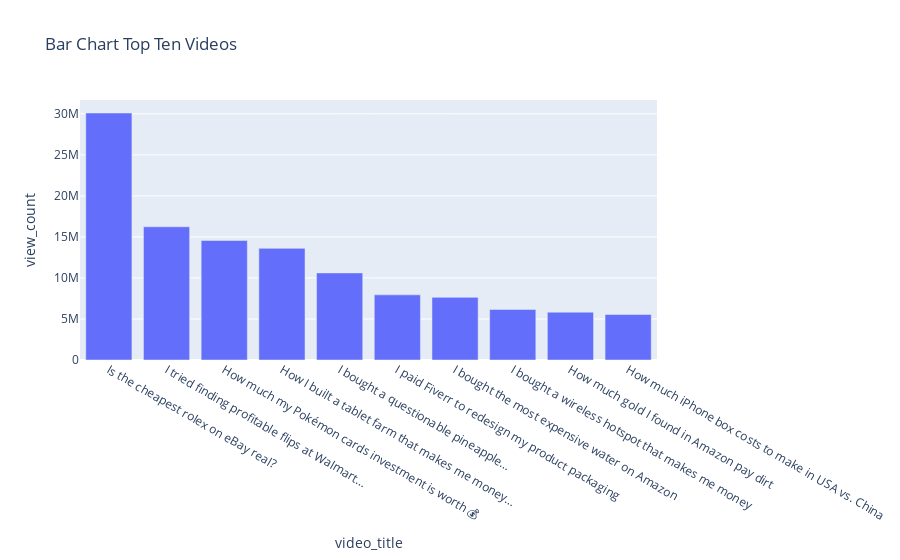

The notebook cell this image was saved under:
### Code cell
init_notebook_mode(connected = True)
fig = px.bar(top_ten_videos, x='video_title', y='view_count' ,hover_data = ['upload_date'] , title = 'Bar Chart Top Ten Videos')
fig.show()

### Figure 1 — Plotly figure (JSON) as saved in the notebook; plotly's stock layout.template omitted (floating-point values rounded to 4 significant figures)
{"data": [{"alignmentgroup": "True", "customdata": [["2022-06-09"], ["2022-02-25"], ["2022-01-26"], ["2022-01-28"], ["2022-07-20"], ["2022-07-14"], ["2022-07-05"], ["2022-02-22"], ["2022-08-23"], ["2022-07-30"]], "hovertemplate": "video_title=%{x}<br>view_count=%{y}<br>upload_date=%{customdata[0]}<extra></extra>", "legendgroup": "", "marker": {"color": "#636efa", "pattern": {"shape": ""}}, "name": "", "offsetgroup": "", "orientation": "v", "showlegend": false, "textposition": "auto", "type": "bar", "x": ["Is the cheapest rolex on eBay real?", "I tried finding profitable flips at Walmart…", "How much my Pokémon cards investment is worth 💰", "How I built a tablet farm that makes me money…", "I bought a questionable pineapple…", "I paid Fiverr to redesign my product packaging", "I bought the most expensive water on Amazon", "I bought a wireless hotspot that makes me money", "How much gold I found in Amazon pay dirt", "How much iPhone box costs to make in USA vs. China"], "xaxis": "x", "y": [30106646, 16236845, 14570731, 13609004, 10616068, 7941682, 7633883, 6163849, 5827039, 5546984], "yaxis": "y"}], "layout": {"barmode": "relative", "legend": {"tracegroupgap": 0}, "title": {"text": "Bar Chart Top Ten Videos"}, "xaxis": {"anchor": "y", "domain": [0, 1], "title": {"text": "video_title"}}, "yaxis": {"anchor": "x", "domain": [0, 1], "title": {"text": "view_count"}}}}
